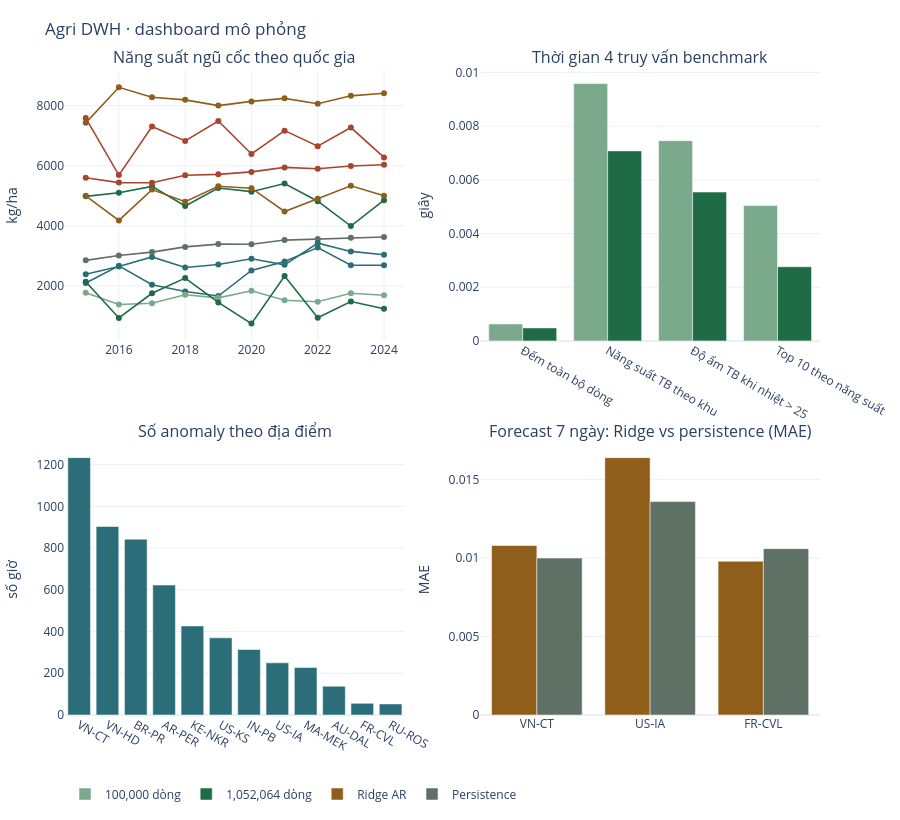

The notebook cell saved with this chart:
### Markdown cell above
## 2. Dashboard Plotly

Bốn góc nhìn: năng suất theo quốc gia, thời gian benchmark, số anomaly theo địa điểm, và so sánh forecast với persistence. File HTML được lưu để mở ngoài notebook.

### Code cell
fig = make_subplots(
    rows=2, cols=2,
    subplot_titles=(
        "Năng suất ngũ cốc theo quốc gia",
        "Thời gian 4 truy vấn benchmark",
        "Số anomaly theo địa điểm",
        "Forecast 7 ngày: Ridge vs persistence (MAE)",
    ),
    vertical_spacing=0.16, horizontal_spacing=0.10,
)

palette = [PALETTE["green"], PALETTE["teal"], PALETTE["gold"], PALETTE["danger"],
           PALETTE["muted"], PALETTE["green_light"]]
for i, (country, group) in enumerate(yield_country.groupby("country_iso3")):
    fig.add_trace(go.Scatter(
        x=group["year"], y=group["cereal_yield_kg_per_ha"], mode="lines+markers",
        name=country, line=dict(width=1.6, color=palette[i % len(palette)]),
        showlegend=False,
    ), row=1, col=1)

for scale, group in bench.groupby("scale"):
    fig.add_trace(go.Bar(
        x=group["query"], y=group["seconds_median"], name=f"{scale:,} dòng",
        marker_color=PALETTE["green"] if scale == bench["scale"].max() else PALETTE["green_light"],
    ), row=1, col=2)

fig.add_trace(go.Bar(
    x=anomaly_counts["location_id"], y=anomaly_counts["anomalies"],
    name="anomaly", marker_color=PALETTE["teal"], showlegend=False,
), row=2, col=1)

for model, color in (("Ridge AR", PALETTE["gold"]), ("Persistence", PALETTE["muted"])):
    part = forecast_metrics[forecast_metrics["model"] == model]
    fig.add_trace(go.Bar(
        x=part["location_id"], y=part["MAE"], name=model, marker_color=color,
    ), row=2, col=2)

fig.update_layout(
    height=820, template="plotly_white", barmode="group",
    margin=dict(l=40, r=30, t=70, b=50),
    title_text="Agri DWH · dashboard mô phỏng",
    legend=dict(orientation="h", y=-0.10),
)
fig.update_yaxes(title_text="kg/ha", row=1, col=1)
fig.update_yaxes(title_text="giây", row=1, col=2)
fig.update_yaxes(title_text="số giờ", row=2, col=1)
fig.update_yaxes(title_text="MAE", row=2, col=2)

dashboard_path = REPORTS_DIR / "dashboard.html"
fig.write_html(dashboard_path, include_plotlyjs=True)
print("dashboard:", dashboard_path)
fig.show()

### Figure 1 — Plotly figure (JSON) as saved in the notebook; plotly's stock layout.template omitted (floating-point values rounded to 4 significant figures)
{"data": [{"line": {"color": "#1F6B45", "width": 1.6}, "mode": "lines+markers", "name": "ARG", "showlegend": false, "type": "scatter", "x": [2015, 2016, 2017, 2018, 2019, 2020, 2021, 2022, 2023, 2024], "xaxis": "x", "y": [4983.0, 5105.0, 5317.0, 4663.0, 5262.0, 5140.0, 5410.0, 4822.0, 3993.0, 4854.0], "yaxis": "y"}, {"line": {"color": "#2B6E7A", "width": 1.6}, "mode": "lines+markers", "name": "AUS", "showlegend": false, "type": "scatter", "x": [2015, 2016, 2017, 2018, 2019, 2020, 2021, 2022, 2023, 2024], "xaxis": "x", "y": [2098.0, 2670.0, 2044.0, 1818.0, 1666.0, 2516.0, 2817.0, 3278.0, 2691.0, 2690.0], "yaxis": "y"}, {"line": {"color": "#8F5E1A", "width": 1.6}, "mode": "lines+markers", "name": "BRA", "showlegend": false, "type": "scatter", "x": [2015, 2016, 2017, 2018, 2019, 2020, 2021, 2022, 2023, 2024], "xaxis": "x", "y": [5001.0, 4182.0, 5210.0, 4806.0, 5321.0, 5255.0, 4479.0, 4908.0, 5336.0, 5003.0], "yaxis": "y"}, {"line": {"color": "#A9452E", "width": 1.6}, "mode": "lines+markers", "name": "FRA", "showlegend": false, "type": "scatter", "x": [2015, 2016, 2017, 2018, 2019, 2020, 2021, 2022, 2023, 2024], "xaxis": "x", "y": [7590.0, 5691.0, 7307.0, 6829.0, 7492.0, 6395.0, 7171.0, 6655.0, 7274.0, 6281.0], "yaxis": "y"}, {"line": {"color": "#5F7064", "width": 1.6}, "mode": "lines+markers", "name": "IND", "showlegend": false, "type": "scatter", "x": [2015, 2016, 2017, 2018, 2019, 2020, 2021, 2022, 2023, 2024], "xaxis": "x", "y": [2852.0, 3013.0, 3128.0, 3301.0, 3394.0, 3391.0, 3528.0, 3564.0, 3602.0, 3632.0], "yaxis": "y"}, {"line": {"color": "#7BA98C", "width": 1.6}, "mode": "lines+markers", "name": "KEN", "showlegend": false, "type": "scatter", "x": [2015, 2016, 2017, 2018, 2019, 2020, 2021, 2022, 2023, 2024], "xaxis": "x", "y": [1773.0, 1383.0, 1426.0, 1709.0, 1605.0, 1843.0, 1522.0, 1477.0, 1758.0, 1693.0], "yaxis": "y"}, {"line": {"color": "#1F6B45", "width": 1.6}, "mode": "lines+markers", "name": "MAR", "showlegend": false, "type": "scatter", "x": [2015, 2016, 2017, 2018, 2019, 2020, 2021, 2022, 2023, 2024], "xaxis": "x", "y": [2141.0, 936.0, 1757.0, 2263.0, 1454.0, 747.4, 2329.0, 943.3, 1482.0, 1240.0], "yaxis": "y"}, {"line": {"color": "#2B6E7A", "width": 1.6}, "mode": "lines+markers", "name": "RUS", "showlegend": false, "type": "scatter", "x": [2015, 2016, 2017, 2018, 2019, 2020, 2021, 2022, 2023, 2024], "xaxis": "x", "y": [2392.0, 2651.0, 2967.0, 2616.0, 2713.0, 2905.0, 2704.0, 3428.0, 3151.0, 3042.0], "yaxis": "y"}, {"line": {"color": "#8F5E1A", "width": 1.6}, "mode": "lines+markers", "name": "USA", "showlegend": false, "type": "scatter", "x": [2015, 2016, 2017, 2018, 2019, 2020, 2021, 2022, 2023, 2024], "xaxis": "x", "y": [7430.0, 8614.0, 8281.0, 8196.0, 8006.0, 8145.0, 8246.0, 8066.0, 8330.0, 8414.0], "yaxis": "y"}, {"line": {"color": "#A9452E", "width": 1.6}, "mode": "lines+markers", "name": "VNM", "showlegend": false, "type": "scatter", "x": [2015, 2016, 2017, 2018, 2019, 2020, 2021, 2022, 2023, 2024], "xaxis": "x", "y": [5601.0, 5441.0, 5434.0, 5685.0, 5716.0, 5797.0, 5947.0, 5904.0, 5995.0, 6038.0], "yaxis": "y"}, {"marker": {"color": "#7BA98C"}, "name": "100,000 dòng", "type": "bar", "x": ["Đếm toàn bộ dòng", "Năng suất TB theo khu", "Độ ẩm TB khi nhiệt > 25", "Top 10 theo năng suất"], "xaxis": "x2", "y": [0.000632, 0.009589, 0.00746, 0.005047], "yaxis": "y2"}, {"marker": {"color": "#1F6B45"}, "name": "1,052,064 dòng", "type": "bar", "x": ["Đếm toàn bộ dòng", "Năng suất TB theo khu", "Độ ẩm TB khi nhiệt > 25", "Top 10 theo năng suất"], "xaxis": "x2", "y": [0.000484, 0.00708, 0.005546, 0.002763], "yaxis": "y2"}, {"marker": {"color": "#2B6E7A"}, "name": "anomaly", "showlegend": false, "type": "bar", "x": ["VN-CT", "VN-HD", "BR-PR", "AR-PER", "KE-NKR", "US-KS", "IN-PB", "US-IA", "MA-MEK", "AU-DAL", "FR-CVL", "RU-ROS"], "xaxis": "x3", "y": [1234, 904, 843, 623, 427, 370, 314, 250, 228, 138, 56, 53], "yaxis": "y3"}, {"marker": {"color": "#8F5E1A"}, "name": "Ridge AR", "type": "bar", "x": ["VN-CT", "US-IA", "FR-CVL"], "xaxis": "x4", "y": [0.0108, 0.0164, 0.0098], "yaxis": "y4"}, {"marker": {"color": "#5F7064"}, "name": "Persistence", "type": "bar", "x": ["VN-CT", "US-IA", "FR-CVL"], "xaxis": "x4", "y": [0.01, 0.0136, 0.0106], "yaxis": "y4"}], "layout": {"annotations": [{"font": {"size": 16}, "showarrow": false, "text": "Năng suất ngũ cốc theo quốc gia", "x": 0.225, "xanchor": "center", "xref": "paper", "y": 1.0, "yanchor": "bottom", "yref": "paper"}, {"font": {"size": 16}, "showarrow": false, "text": "Thời gian 4 truy vấn benchmark", "x": 0.775, "xanchor": "center", "xref": "paper", "y": 1.0, "yanchor": "bottom", "yref": "paper"}, {"font": {"size": 16}, "showarrow": false, "text": "Số anomaly theo địa điểm", "x": 0.225, "xanchor": "center", "xref": "paper", "y": 0.42, "yanchor": "bottom", "yref": "paper"}, {"font": {"size": 16}, "showarrow": false, "text": "Forecast 7 ngày: Ridge vs persistence (MAE)", "x": 0.775, "xanchor": "center", "xref": "paper", "y": 0.42, "yanchor": "bottom", "yref": "paper"}], "barmode": "group", "height": 820, "legend": {"orientation": "h", "y": -0.1}, "margin": {"b": 50, "l": 40, "r": 30, "t": 70}, "title": {"text": "Agri DWH · dashboard mô phỏng"}, "xaxis": {"anchor": "y", "domain": [0.0, 0.45]}, "xaxis2": {"anchor": "y2", "domain": [0.55, 1.0]}, "xaxis3": {"anchor": "y3", "domain": [0.0, 0.45]}, "xaxis4": {"anchor": "y4", "domain": [0.55, 1.0]}, "yaxis": {"anchor": "x", "domain": [0.58, 1.0], "title": {"text": "kg/ha"}}, "yaxis2": {"anchor": "x2", "domain": [0.58, 1.0], "title": {"text": "giây"}}, "yaxis3": {"anchor": "x3", "domain": [0.0, 0.42], "title": {"text": "số giờ"}}, "yaxis4": {"anchor": "x4", "domain": [0.0, 0.42], "title": {"text": "MAE"}}}}
